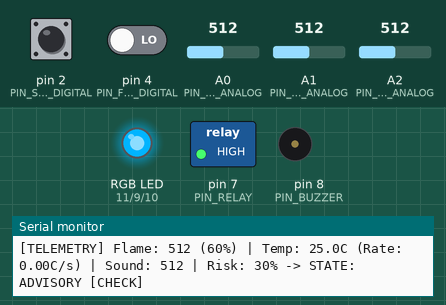
This sketch was run on a simulated Arduino Uno, built with avr-gcc and run on an emulated ATmega328P. Parts: switched loads named in the sketch (green lamp = pin HIGH), an RGB LED mixed from three pins (HIGH = lit), buzzer (waves = sounding, pin HIGH), the last lines printed to the serial monitor. Inputs (shaded band) come from the test bench; at power-on: A1 (PIN_TEMP_ANALOG) = 512, pin 4 (PIN_FLAME_DIGITAL) LOW, pin 2 (PIN_SOUND_DIGITAL) HIGH, A0 (PIN_FLAME_ANALOG) = 512, A2 (PIN_SOUND_ANALOG) = 512.

Above: at 1.7 s.
1.8 s: A1 (PIN_TEMP_ANALOG) set to 489
At 2.2 s:
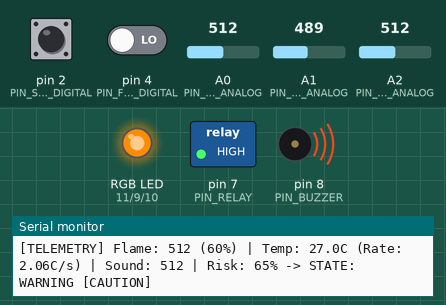
4.2 s: pin 4 (PIN_FLAME_DIGITAL) driven HIGH
At 5.4 s:
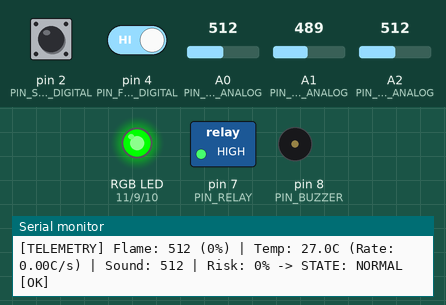
5.7 s: pin 4 (PIN_FLAME_DIGITAL) driven LOW
At 6.8 s:
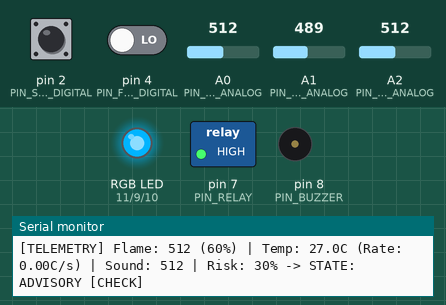
Timing chart, 0 to 8.7 s (numbered marks = the images above; inputs shaded):
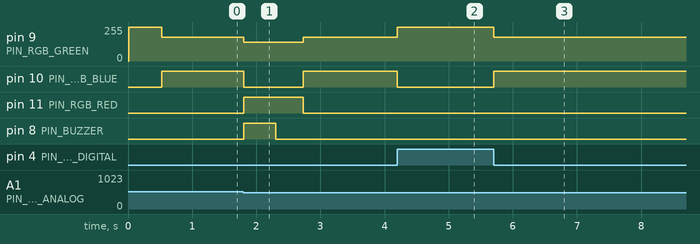

Measured:
- the behaviour switches between 497 and 496 on A1 (PIN_TEMP_ANALOG) (found by bisection; images 0 and 1)
- after the input at 1.8 s, pin 9 (PIN_RGB_GREEN): 180/255 → 140/255 at once, → 180/255 0.93 s later; pin 10 (PIN_RGB_BLUE): HIGH → LOW at once, → HIGH 0.93 s later; pin 11 (PIN_RGB_RED): LOW → HIGH at once, → LOW 0.93 s later; pin 8 (PIN_BUZZER): LOW → HIGH at once, → LOW 0.50 s later
- after the input at 4.2 s, pin 9 (PIN_RGB_GREEN): 180/255 → 255/255 at once; pin 10 (PIN_RGB_BLUE): HIGH → LOW at once
- after the input at 5.7 s, pin 9 (PIN_RGB_GREEN): 255/255 → 180/255 at once; pin 10 (PIN_RGB_BLUE): LOW → HIGH at once

The sketch:

Project_01_Hazard_Guardian_Fire_Thermal_Sound.ino
```cpp
/*
 * Project 1: Environmental Hazard Guardian (Multi-Sensor Fusion)
 * -------------------------------------------------------------
 * Target Board: Arduino Uno (ATmega328P)
 * Kit: Hosyond 45-in-1 Sensor Kit
 *
 * Fused Sensors:
 *  - Module #34: Flame Sensor (Analog AO & Digital DO)
 *  - Module #13: Analog Temperature Sensor (NTC Thermistor / 10k Divider)
 *  - Module #37: High Sensitivity Sound Detection Sensor (Analog AO & Digital DO)
 *
 * Actuators & Indicators:
 *  - Module #01: RGB LED (PWM pins matching kit pinout: R=11, B=10, G=9)
 *  - Module #11: Active Buzzer (Pulsed alarm siren)
 *  - Module #30: 5V Relay Module (Emergency exhaust / Power cutoff)
 *
 * Sensor Fusion Principle:
 *  Combines optical IR flame radiation, thermal derivative dT/dt, and acoustic
 *  shockwave detection into a multi-factor risk score with state hysteresis.
 */

// ======================== PIN DEFINITIONS ========================
// Sensors
const int PIN_FLAME_ANALOG = A0;   // Flame Sensor AO (lower value = stronger flame)
const int PIN_FLAME_DIGITAL = 4;   // Flame Sensor DO (active LOW)
const int PIN_TEMP_ANALOG  = A1;   // Analog Temperature Sensor AO
const int PIN_SOUND_ANALOG = A2;   // High Sensitivity Sound Sensor AO
const int PIN_SOUND_DIGITAL = 2;   // Sound Sensor DO (hardware interrupt INT0)

// Actuators (aligned with kit Project 1 pinout)
const int PIN_RGB_RED      = 11;   // RGB LED Red (PWM)
const int PIN_RGB_BLUE     = 10;   // RGB LED Blue (PWM)
const int PIN_RGB_GREEN    = 9;    // RGB LED Green (PWM)
const int PIN_BUZZER       = 8;    // Active Buzzer
const int PIN_RELAY        = 7;    // 5V Relay (Active LOW on kit relays)

// ===================== SYSTEM STATES & CONSTANTS =================
enum SystemState {
  STATE_NORMAL,    // All levels within ambient baseline
  STATE_ADVISORY,  // Single parameter elevated; monitoring closely
  STATE_WARNING,   // Multiple moderate anomalies detected
  STATE_EMERGENCY  // Confirmed fire/explosion hazard; relay cut-off & siren
};

SystemState currentState = STATE_NORMAL;

// Calibration & Baselines
float baselineFlame = 1023.0;
float baselineTemp  = 25.0;
float baselineSound = 512.0;

// Rolling Temperature Buffer for Derivative Calculation (dT/dt)
const int TEMP_HISTORY_SIZE = 5;
float tempHistory[TEMP_HISTORY_SIZE];
int tempHistoryIdx = 0;
unsigned long lastTempSampleTime = 0;
const unsigned long TEMP_SAMPLE_INTERVAL = 200; // ms

// Risk Weights (Sum = 1.0)
const float WEIGHT_FLAME = 0.50;     // Optical flame detection weight
const float WEIGHT_TEMP_RATE = 0.35; // Thermal rise rate weight
const float WEIGHT_SOUND = 0.15;     // Acoustic anomaly weight

// Sound Event Counter
volatile unsigned long soundTriggerCount = 0;
volatile unsigned long lastSoundInterruptTime = 0;

// Non-blocking Timers
unsigned long lastTelemetryTime = 0;
const unsigned long TELEMETRY_INTERVAL = 500; // ms

unsigned long lastBuzzerToggleTime = 0;
bool buzzerState = false;

// ======================== INTERRUPT SERVICE ======================
void onSoundDetected() {
  unsigned long now = millis();
  if (now - lastSoundInterruptTime > 50) { // Debounce 50ms
    soundTriggerCount++;
    lastSoundInterruptTime = now;
  }
}

// ===================== HELPER FUNCTIONS ==========================
// Convert NTC thermistor ADC reading to degrees Celsius matching Kit Module #13
// Kit #13 circuit: 10k fixed resistor to VCC, 10k NTC thermistor to GND
float readTemperatureC(int pin) {
  int rawADC = analogRead(pin);
  if (rawADC <= 0) rawADC = 1;
  if (rawADC >= 1023) rawADC = 1022;

  float R1 = 10000.0;
  float R2 = R1 / ((1023.0 / (float)rawADC) - 1.0);
  float logR2 = log(R2);

  // Steinhart-Hart equation with kit #13 calibrated coefficients
  float c1 = 0.001129148, c2 = 0.000234125, c3 = 0.0000000876741;
  float T_kelvin = 1.0 / (c1 + c2 * logR2 + c3 * logR2 * logR2 * logR2);
  float T_celsius = T_kelvin - 273.15;

  return T_celsius;
}

// Calculate rate of temperature change (deg C per second)
float calculateTemperatureRate(float currentTemp) {
  unsigned long now = millis();
  if (now - lastTempSampleTime >= TEMP_SAMPLE_INTERVAL) {
    lastTempSampleTime = now;
    tempHistory[tempHistoryIdx] = currentTemp;
    tempHistoryIdx = (tempHistoryIdx + 1) % TEMP_HISTORY_SIZE;
  }

  // Calculate delta over buffer
  int oldestIdx = tempHistoryIdx;
  float oldestTemp = tempHistory[oldestIdx];
  float dtSeconds = (TEMP_HISTORY_SIZE * TEMP_SAMPLE_INTERVAL) / 1000.0;
  float rate = (currentTemp - oldestTemp) / dtSeconds;
  return (rate > 0) ? rate : 0.0; // Positive heating rate only
}

// Set RGB LED Color (Common Cathode: 255=ON, 0=OFF)
void setRgbColor(byte r, byte g, byte b) {
  analogWrite(PIN_RGB_RED, r);
  analogWrite(PIN_RGB_GREEN, g);
  analogWrite(PIN_RGB_BLUE, b);
}

// ======================== SETUP ==================================
void setup() {
  Serial.begin(115200);
  while (!Serial && millis() < 3000);

  Serial.println(F("\n======================================================="));
  Serial.println(F("  PROJECT 1: MULTI-SENSOR ENVIRONMENTAL HAZARD GUARDIAN"));
  Serial.println(F("======================================================="));

  // Configure Pins
  pinMode(PIN_FLAME_DIGITAL, INPUT);
  pinMode(PIN_SOUND_DIGITAL, INPUT);
  pinMode(PIN_RGB_RED, OUTPUT);
  pinMode(PIN_RGB_GREEN, OUTPUT);
  pinMode(PIN_RGB_BLUE, OUTPUT);
  pinMode(PIN_BUZZER, OUTPUT);
  pinMode(PIN_RELAY, OUTPUT);

  // Initial Safe States
  digitalWrite(PIN_BUZZER, LOW);
  digitalWrite(PIN_RELAY, HIGH); // Relay OFF (standard active LOW kit relay)
  setRgbColor(0, 255, 0);        // Green = System Initializing

  // Attach Hardware Interrupt for high-speed acoustic spike detection
  attachInterrupt(digitalPinToInterrupt(PIN_SOUND_DIGITAL), onSoundDetected, FALLING);

  // Baseline Calibration
  Serial.print(F("Calibrating ambient baselines... "));
  float flameSum = 0;
  float tempSum = 0;
  float soundSum = 0;
  for (int i = 0; i < 10; i++) {
    flameSum += analogRead(PIN_FLAME_ANALOG);
    tempSum  += readTemperatureC(PIN_TEMP_ANALOG);
    soundSum += analogRead(PIN_SOUND_ANALOG);
    delay(50);
  }
  baselineFlame = flameSum / 10.0;
  baselineTemp  = tempSum / 10.0;
  baselineSound = soundSum / 10.0;

  for (int i = 0; i < TEMP_HISTORY_SIZE; i++) {
    tempHistory[i] = baselineTemp;
  }

  Serial.println(F("DONE"));
  Serial.print(F("  -> Ambient Flame Raw ADC: ")); Serial.println(baselineFlame);
  Serial.print(F("  -> Ambient Temp:          ")); Serial.print(baselineTemp); Serial.println(F(" C"));
  Serial.print(F("  -> Ambient Sound Raw ADC: ")); Serial.println(baselineSound);
  Serial.println(F("Guardian online. Monitoring sensor fusion matrix...\n"));
}

// ======================== MAIN LOOP ==============================
void loop() {
  unsigned long currentMillis = millis();

  // 1. Read Raw Sensors
  int rawFlame = analogRead(PIN_FLAME_ANALOG);
  bool flameDigitalActive = (digitalRead(PIN_FLAME_DIGITAL) == LOW);
  float currentTemp = readTemperatureC(PIN_TEMP_ANALOG);
  float tempRate = calculateTemperatureRate(currentTemp); // C / sec
  int rawSound = analogRead(PIN_SOUND_ANALOG);
  int soundDeviation = abs(rawSound - (int)baselineSound);

  // Read and reset sound interrupt count safely with interrupts disabled
  unsigned long soundEvents;
  noInterrupts();
  soundEvents = soundTriggerCount;
  soundTriggerCount = 0;
  interrupts();

  // 2. Individual Risk Sub-scores Normalized (0.0 to 1.0)
  float flameScore = 0.0;
  if (rawFlame < baselineFlame) {
    flameScore = (baselineFlame - (float)rawFlame) / baselineFlame;
    if (flameScore > 1.0) flameScore = 1.0;
  }
  if (flameDigitalActive && flameScore < 0.6) flameScore = 0.6;

  float tempRateScore = (tempRate > 0) ? (tempRate / 2.0) : 0.0;
  if (tempRateScore > 1.0) tempRateScore = 1.0;

  float soundScore = (float)soundDeviation / 350.0;
  if (soundEvents > 0) {
    soundScore += (soundEvents * 0.2);
  }
  if (soundScore > 1.0) soundScore = 1.0;

  // 3. Sensor Fusion Algorithm: Weighted Multi-Factor Score
  float compositeRisk = (flameScore * WEIGHT_FLAME) +
                        (tempRateScore * WEIGHT_TEMP_RATE) +
                        (soundScore * WEIGHT_SOUND);

  if (flameScore > 0.85 && tempRate > 0.2) {
    compositeRisk = max(compositeRisk, 0.95);
  }

  // 4. State Machine with Hysteresis (prevents chattering)
  if (currentState == STATE_EMERGENCY) {
    if (compositeRisk < 0.65) currentState = STATE_WARNING;
  } else if (currentState == STATE_WARNING) {
    if (compositeRisk >= 0.80) currentState = STATE_EMERGENCY;
    else if (compositeRisk < 0.45) currentState = STATE_ADVISORY;
  } else if (currentState == STATE_ADVISORY) {
    if (compositeRisk >= 0.55) currentState = STATE_WARNING;
    else if (compositeRisk < 0.20) currentState = STATE_NORMAL;
  } else { // STATE_NORMAL
    if (compositeRisk >= 0.25) currentState = STATE_ADVISORY;
  }

  // 5. Actuator Management
  switch (currentState) {
    case STATE_NORMAL:
      setRgbColor(0, 255, 0);        // Green
      digitalWrite(PIN_BUZZER, LOW);
      digitalWrite(PIN_RELAY, HIGH); // Relay idle (safe)
      break;

    case STATE_ADVISORY:
      setRgbColor(0, 180, 255);      // Cyan
      digitalWrite(PIN_BUZZER, LOW);
      digitalWrite(PIN_RELAY, HIGH);
      break;

    case STATE_WARNING:
      setRgbColor(255, 140, 0);      // Amber
      digitalWrite(PIN_RELAY, HIGH);
      if (currentMillis - lastBuzzerToggleTime > 500) {
        lastBuzzerToggleTime = currentMillis;
        buzzerState = !buzzerState;
        digitalWrite(PIN_BUZZER, buzzerState ? HIGH : LOW);
      }
      break;

    case STATE_EMERGENCY:
      if (currentMillis - lastBuzzerToggleTime > 120) {
        lastBuzzerToggleTime = currentMillis;
        buzzerState = !buzzerState;
        digitalWrite(PIN_BUZZER, buzzerState ? HIGH : LOW);
        if (buzzerState) {
          setRgbColor(255, 0, 0);    // Red
        } else {
          setRgbColor(0, 0, 0);      // Strobe off
        }
      }
      digitalWrite(PIN_RELAY, LOW); // Active emergency trip
      break;
  }

  // 6. Serial Telemetry Broadcast (Every 500ms)
  if (currentMillis - lastTelemetryTime >= TELEMETRY_INTERVAL) {
    lastTelemetryTime = currentMillis;
    Serial.print(F("[TELEMETRY] Flame: "));
    Serial.print(rawFlame);
    Serial.print(F(" (")); Serial.print((int)(flameScore * 100)); Serial.print(F("%) | "));
    Serial.print(F("Temp: "));
    Serial.print(currentTemp, 1);
    Serial.print(F("C (Rate: ")); Serial.print(tempRate, 2); Serial.print(F("C/s) | "));
    Serial.print(F("Sound: "));
    Serial.print(rawSound);
    Serial.print(F(" | Risk: "));
    Serial.print((int)(compositeRisk * 100));
    Serial.print(F("% -> STATE: "));

    switch (currentState) {
      case STATE_NORMAL:    Serial.println(F("NORMAL [OK]")); break;
      case STATE_ADVISORY:  Serial.println(F("ADVISORY [CHECK]")); break;
      case STATE_WARNING:   Serial.println(F("WARNING [CAUTION]")); break;
      case STATE_EMERGENCY: Serial.println(F("CRITICAL EMERGENCY! [EVACUATE]")); break;
    }
  }
}
```
